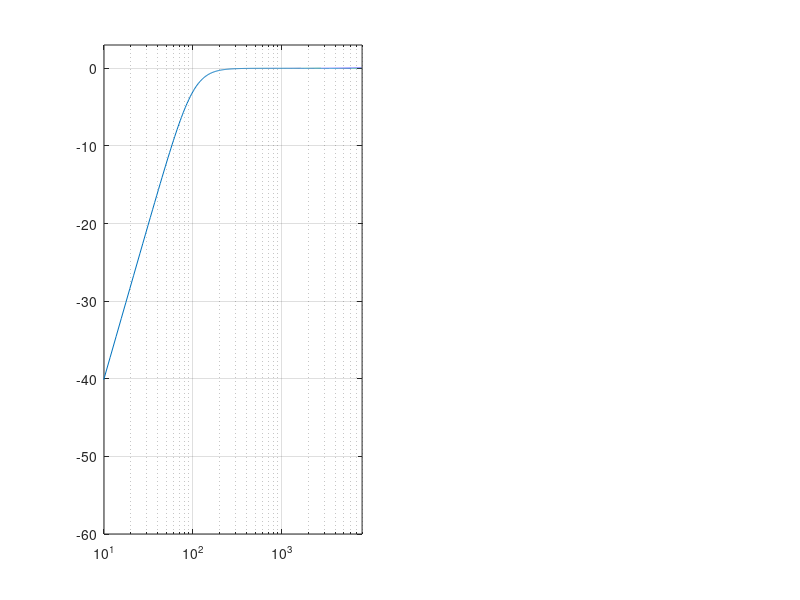

Source code (MATLAB): (Note: this script raises an error after producing the figure.)
%DESIGNPLOTS The front end's DSP design, as asked for in the course report: filter specification,
%   magnitude/phase response, pole-zero plot, Goertzel resonator response and the cost of the
%   Goertzel bank against an FFT. Run: designPlots
fs = 16000;

% --- High-pass filter: specification -> coefficients -> response ---------------------------
% Spec: Butterworth (maximally flat), order 2, fc = 100 Hz (-3 dB), fs = 16 kHz.
[b, a] = butter(2, 100 / (fs / 2), 'high');
fprintf('HPF coefficients  b = [%s]   a = [%s]\n', num2str(b, '%.6f '), num2str(a, '%.6f '));
figure('Name', 'High-pass filter', 'Color', 'w');
subplot(2, 2, [1 3]); [h, f] = freqz(b, a, 4096, fs);
semilogx(f(2:end), 20 * log10(abs(h(2:end)))); grid on; xlim([10 8000]); ylim([-60 3]);
xline(100, '--', 'f_c = 100 Hz'); xline(520, ':', '520 Hz alarm'); xlabel('Hz'); ylabel('dB');
title('Magnitude response');
subplot(2, 2, 2); plot(f, unwrap(angle(h)) * 180 / pi); grid on; xlabel('Hz'); ylabel('degrees');
xlim([0 1000]); title('Phase response');
subplot(2, 2, 4); zplane(b, a); title('Pole-zero plot: double zero at z = 1');

% --- Goertzel resonator ---------------------------------------------------------------------
% s[n] = x[n] + 2cos(w) s[n-1] - s[n-2]  ->  H(z) = 1 / (1 - 2cos(w) z^-1 + z^-2):
% poles at exp(+-jw) ON the unit circle (a marginally stable resonator, read out once per frame).
N = 320; f0 = 3100; w = 2 * pi * f0 / fs;
figure('Name', 'Goertzel resonator', 'Color', 'w');
subplot(1, 2, 1); zplane(1, [1 -2 * cos(w) 1]); title(sprintf('Goertzel pole-zero, %d Hz', f0));
subplot(1, 2, 2); hold on;
ff = linspace(2000, 4200, 2000); n = (0:N - 1).'; win = hann(N);
for fc = [3000 3100 3200]
    r = abs(sum(win .* exp(1j * 2 * pi * (ff - fc) .* n / fs), 1));
    plot(ff, 20 * log10(r / max(r)));
end
grid on; ylim([-60 3]); xlabel('Hz'); ylabel('dB'); title('Probe responses (N = 320, Hann)');
legend('3.0 kHz', '3.1 kHz', '3.2 kHz');

% --- Cost: Goertzel bank vs. FFT --------------------------------------------------------------
P = 1:64; nfft = 512;
figure('Name', 'Cost', 'Color', 'w');
plot(P, P * N, P, repmat(nfft * log2(nfft), size(P))); grid on;
xlabel('number of frequencies needed'); ylabel('multiplies per 20 ms frame');
legend('Goertzel bank (N per probe)', '512-point FFT (~N log_2 N)', 'Location', 'northwest');
title('The Goertzel bank is cheaper below ~14 probes; with the gate''s FFT already computed, its bins can be reused');
